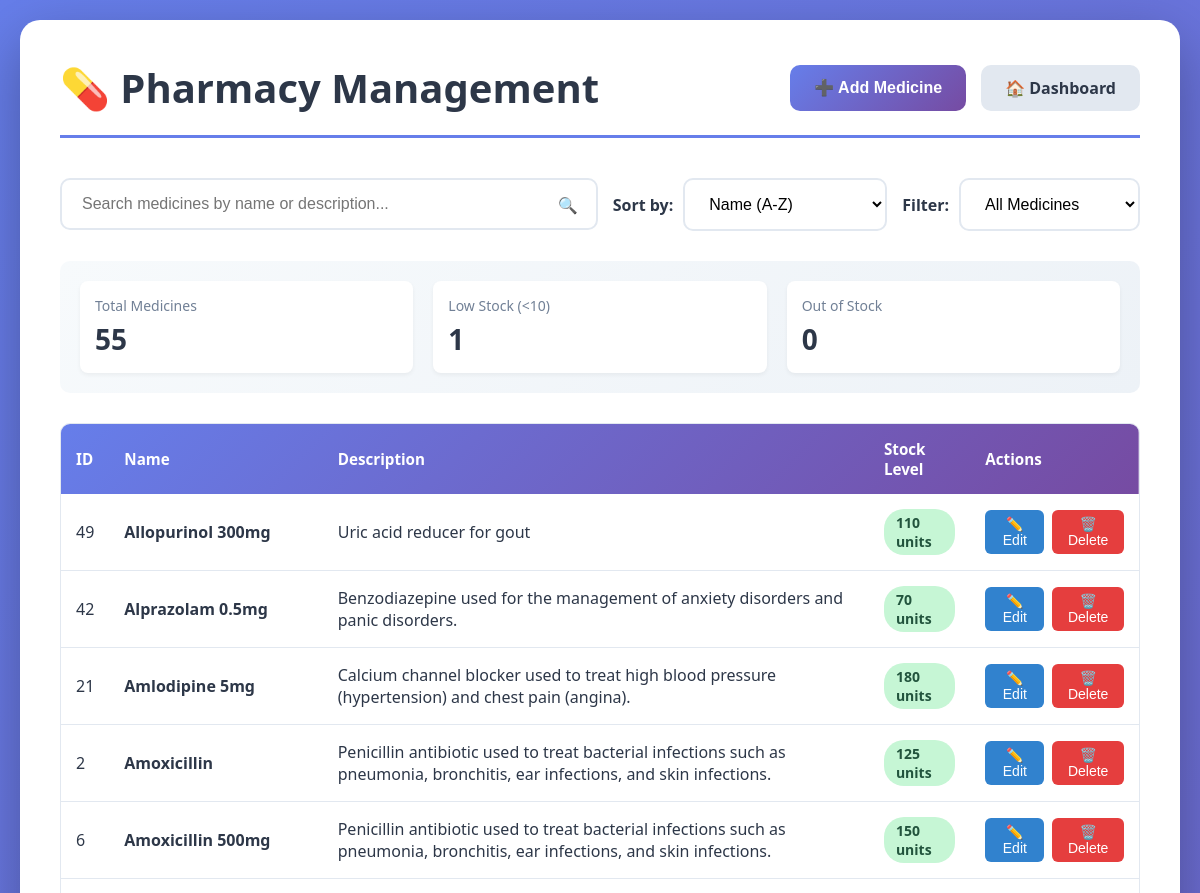
Before: /pharmacy (upper part) with the older database file.
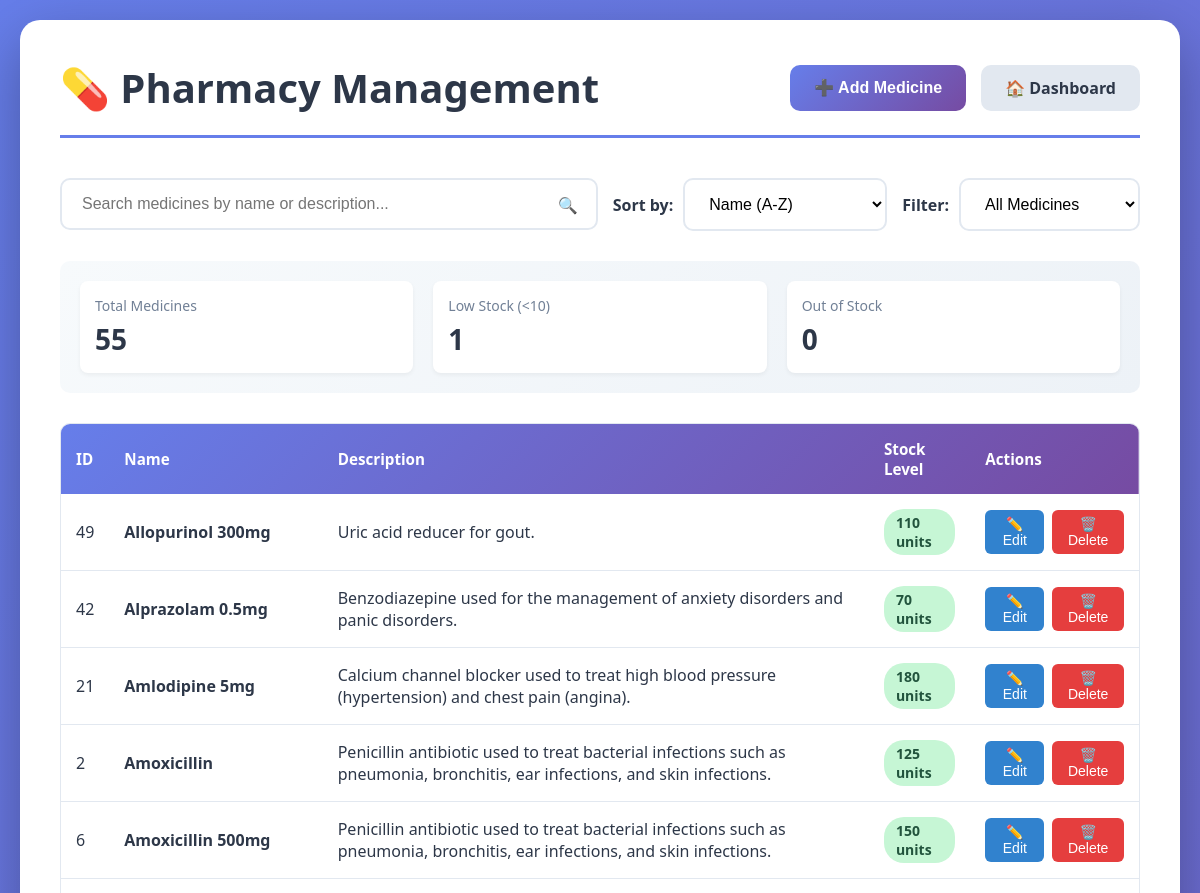
After: the same page with the newer database file.
### tables this page shows
CREATE TABLE medicines (
                    id INTEGER PRIMARY KEY AUTOINCREMENT,
                    name TEXT UNIQUE NOT NULL,
                    description TEXT,
                    stock_level INTEGER NOT NULL DEFAULT 0,
                    prescription_frequency INTEGER NOT NULL DEFAULT 0
                );

### app_new.py (the view)
@app.route('/pharmacy')
def pharmacy_management():
    logger.info("Loading pharmacy management page")
    db = get_db()
    medicines = db.get_all_medicines()
    logger.info(f"Retrieved {len(medicines)} medicines")
    return render_template('pharmacy.html', medicines=medicines)

### app_new.py (called while the page is built)
def get_db():
    return MedicineDatabase('pharmacy.db')

### modules/database_module.py (called while the page is built)
    def _get_conn(self):
        conn = sqlite3.connect(self.db_path, check_same_thread=False)
        conn.row_factory = sqlite3.Row
        return conn

    def _create_tables(self):
        try:
            with self._get_conn() as conn:
                cursor = conn.cursor()
                cursor.execute('''
                    CREATE TABLE IF NOT EXISTS medicines (
                        id INTEGER PRIMARY KEY AUTOINCREMENT,
                        name TEXT UNIQUE NOT NULL,
                        description TEXT,
                        stock_level INTEGER NOT NULL DEFAULT 0,
                        prescription_frequency INTEGER NOT NULL DEFAULT 0
                    )
                ''')
                conn.commit()
                logger.info("✓ Medicines table ready")
        except sqlite3.Error as e:
            logger.error(f"Error creating tables: {e}")
            raise

    def _create_patients_table(self):
        try:
            with self._get_conn() as conn:
                cursor = conn.cursor()
                cursor.execute('''
                    CREATE TABLE IF NOT EXISTS patients (
                        patient_id TEXT PRIMARY KEY,
                        full_name TEXT NOT NULL,
                        date_of_birth TEXT,
                        contact_info TEXT,
                        gender TEXT,
                        insurance_info TEXT,
                        ehr_data TEXT NOT NULL DEFAULT '{}'
                    )
                ''')
                conn.commit()
                logger.info("✓ Patients table ready")
            self._add_missing_patient_columns()
        except sqlite3.Error as e:
            logger.error(f"Error creating patients table: {e}")
            raise

### templates/pharmacy.html (shortened to what this page needs)
<!DOCTYPE html>
<html lang="en">
<head>
</head>
<body>
    <div class="container">
        <div class="header">
            <h1>💊 Pharmacy Management</h1>
            <div class="button-group">
                <button class="btn btn-primary" onclick="openAddModal()">➕ Add Medicine</button>
                <a href="/" class="btn btn-secondary">🏠 Dashboard</a>
            </div>
        </div>
        <div class="search-filter-bar">
            <div class="search-bar">
                <input type="text" id="searchInput" class="search-input" placeholder="Search medicines by name or description...">
                <span class="search-icon">🔍</span>
            </div>
            <div class="filter-group">
                <label class="filter-label">Sort by:</label>
                <select id="sortSelect" class="filter-select">
                    <option value="name-asc">Name (A-Z)</option>
                </select>
            </div>
            <div class="filter-group">
                <label class="filter-label">Filter:</label>
                <select id="filterSelect" class="filter-select">
                    <option value="all">All Medicines</option>
                </select>
            </div>
        </div>
        <div class="stats-bar">
            <div class="stat-card">
                <div class="stat-label">Total Medicines</div>
                <div class="stat-value" id="totalMedicines">{{ medicines|length }}</div>
            </div>
            <div class="stat-card">
                <div class="stat-label">Low Stock (<10)</div>
                <div class="stat-value" id="lowStock">
                    {{ medicines|selectattr('stock_level', 'lt', 10)|list|length }}
                </div>
            </div>
            <div class="stat-card">
                <div class="stat-label">Out of Stock</div>
                <div class="stat-value" id="outOfStock">
                    {{ medicines|selectattr('stock_level', 'eq', 0)|list|length }}
                </div>
            </div>
        </div>
        <div class="table-container">
            <table id="medicinesTable">
                <thead>
                    <tr>
                        <th>ID</th>
                        <th>Name</th>
                        <th>Description</th>
                        <th>Stock Level</th>
                        <th>Actions</th>
                    </tr>
                </thead>
                <tbody id="medicinesTableBody">
                    {% if medicines %}
                        {% for medicine in medicines %}
                        <tr data-medicine-id="{{ medicine.id }}">
                            <td>{{ medicine.id }}</td>
                            <td><strong>{{ medicine.name }}</strong></td>
                            <td>{{ medicine.description }}</td>
                            <td>
                                {% if medicine.stock_level == 0 %}
                                    <span class="stock-badge stock-low">Out of Stock</span>
                                {% elif medicine.stock_level < 10 %}
                                    <span class="stock-badge stock-low">{{ medicine.stock_level }} units</span>
                                {% elif medicine.stock_level < 50 %}
                                    <span class="stock-badge stock-medium">{{ medicine.stock_level }} units</span>
                                {% else %}
                                    <span class="stock-badge stock-high">{{ medicine.stock_level }} units</span>
                                {% endif %}
                            </td>
                            <td>
                                <div class="action-buttons">
                                    <button class="btn-small btn-edit" onclick='openEditModal({{ medicine|tojson }})'>✏️ Edit</button>
                                    <button class="btn-small btn-delete" onclick='deleteMedicine({{ medicine.id }}, "{{ medicine.name }}")'>🗑️ Delete</button>
                                </div>
                            </td>
                        </tr>
                        {% endfor %}
                    {% endif %}
                </tbody>
            </table>
        </div>
    </div>
</body>
</html>

### templates/pharmacy.html (style rules this page uses)
* { margin: 0; padding: 0; box-sizing: border-box; }
body { font-family: 'Segoe UI', Tahoma, Geneva, Verdana, sans-serif; background: linear-gradient(135deg, #667eea 0%, #764ba2 100%); min-height: 100vh; padding: 20px; }
.container { max-width: 1400px; margin: 0 auto; background: white; border-radius: 20px; box-shadow: 0 20px 60px rgba(0, 0, 0, 0.3); padding: 40px; }
.header { display: flex; justify-content: space-between; align-items: center; margin-bottom: 40px; padding-bottom: 20px; border-bottom: 3px solid #667eea; }
h1 { color: #2d3748; font-size: 2.5rem; display: flex; align-items: center; gap: 15px; }
.button-group { display: flex; gap: 15px; }
.btn { padding: 12px 24px; border: none; border-radius: 10px; font-size: 1rem; font-weight: 600; cursor: pointer; transition: all 0.3s ease; text-decoration: none; display: inline-flex; align-items: center; gap: 8px; }
.btn-primary { background: linear-gradient(135deg, #667eea 0%, #764ba2 100%); color: white; }
.btn-secondary { background: #e2e8f0; color: #2d3748; }
.search-filter-bar { margin-bottom: 30px; display: flex; gap: 15px; flex-wrap: wrap; }
.search-bar { flex: 1; min-width: 300px; position: relative; }
.search-input { width: 100%; padding: 15px 50px 15px 20px; font-size: 1rem; border: 2px solid #e2e8f0; border-radius: 10px; transition: all 0.3s ease; }
.search-icon { position: absolute; right: 20px; top: 50%; transform: translateY(-50%); color: #a0aec0; }
.filter-group { display: flex; gap: 10px; align-items: center; }
.filter-select { padding: 15px 20px; font-size: 1rem; border: 2px solid #e2e8f0; border-radius: 10px; background: white; cursor: pointer; transition: all 0.3s ease; min-width: 180px; }
.filter-label { font-weight: 600; color: #2d3748; white-space: nowrap; }
.stats-bar { display: flex; gap: 20px; margin-bottom: 30px; padding: 20px; background: linear-gradient(135deg, #f7fafc 0%, #edf2f7 100%); border-radius: 10px; }
.stat-card { flex: 1; padding: 15px; background: white; border-radius: 8px; box-shadow: 0 2px 4px rgba(0, 0, 0, 0.05); }
.stat-label { font-size: 0.875rem; color: #718096; margin-bottom: 5px; }
.stat-value { font-size: 1.75rem; font-weight: 700; color: #2d3748; }
.table-container { overflow-x: auto; border-radius: 10px; border: 1px solid #e2e8f0; }
table { width: 100%; border-collapse: collapse; }
thead { background: linear-gradient(135deg, #667eea 0%, #764ba2 100%); color: white; }
th { padding: 15px; text-align: left; font-weight: 600; font-size: 0.95rem; }
tbody tr { border-bottom: 1px solid #e2e8f0; transition: background 0.2s ease; }
td { padding: 15px; color: #2d3748; }
.stock-badge { display: inline-block; padding: 4px 12px; border-radius: 20px; font-size: 0.875rem; font-weight: 600; }
.stock-high { background: #c6f6d5; color: #22543d; }
.action-buttons { display: flex; gap: 8px; }
.btn-small { padding: 6px 12px; font-size: 0.875rem; border-radius: 6px; border: none; cursor: pointer; transition: all 0.2s ease; }
.btn-edit { background: #3182ce; color: white; }
.btn-delete { background: #e53e3e; color: white; }

Changed rows visible on the page:
changed medicines "Allopurinol 300mg": description "Uric acid reducer for gout" → "Uric acid reducer for gout."
